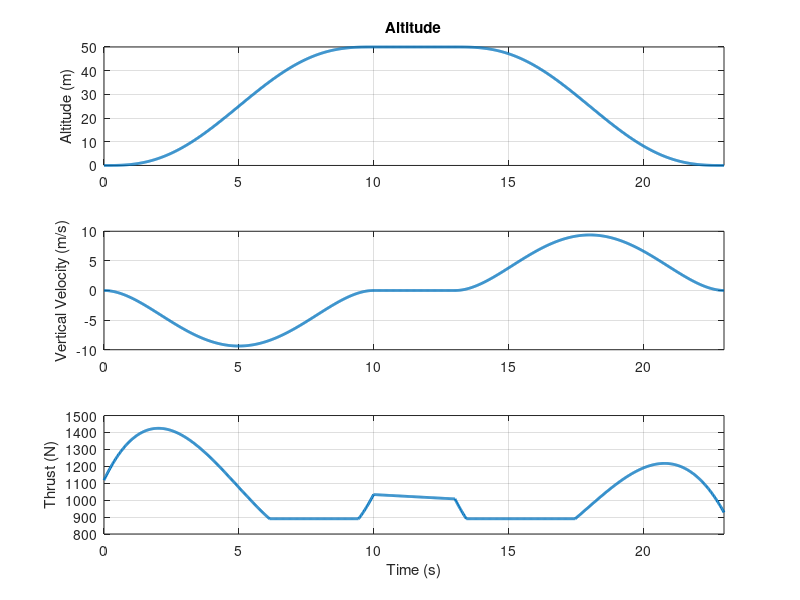
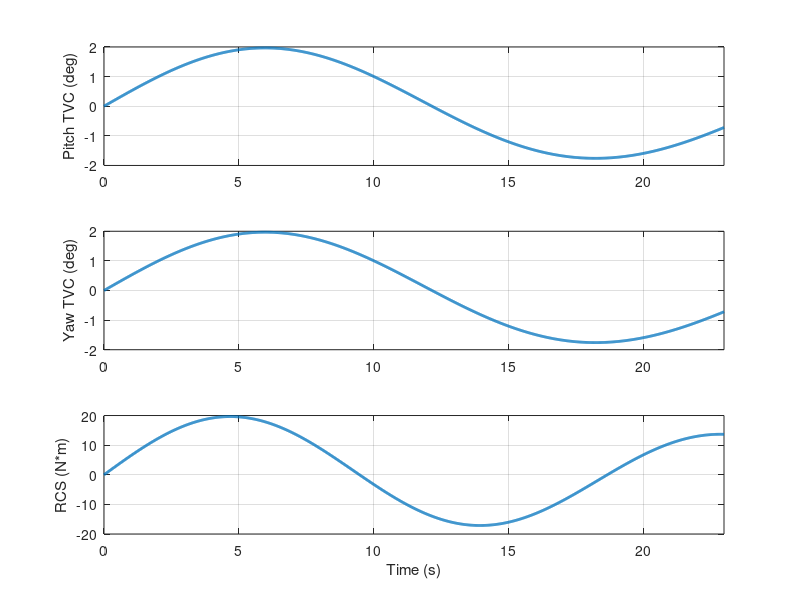
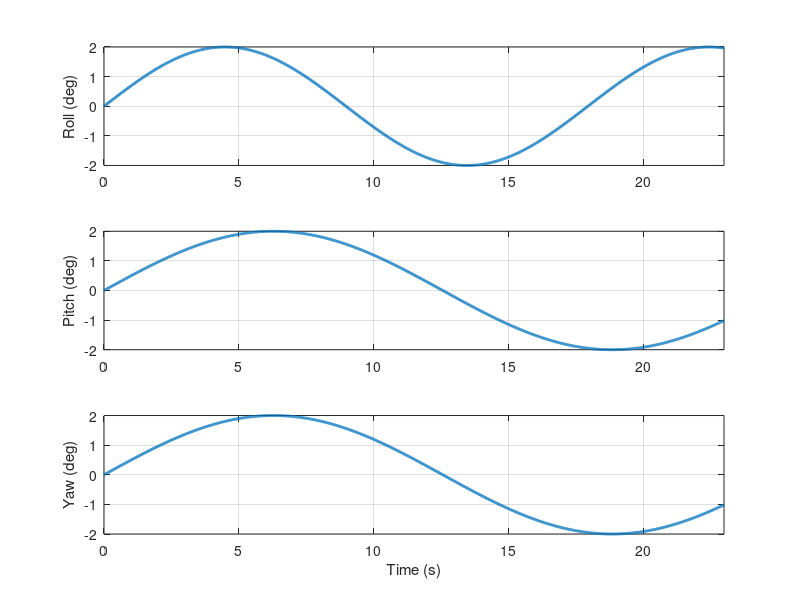
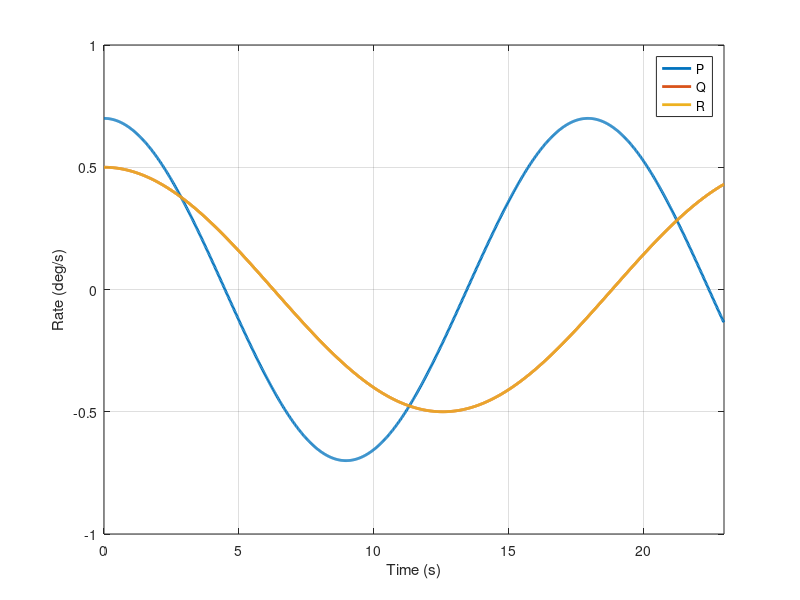

These charts were generated, in order, by the following MATLAB code:
function [Trajectory,unom,tgrid,m_profile,I_profile] = Trajectory3()

close all

%% VEHICLE PARAMETERS

m0 = 114;
mf = 94;
g  = 9.81;

Tmin = 890;
Tmax = 2400;

h_target = 50;

t_ascend  = 10;
t_hover   = 3;
t_descend = 10;

dt = 0.02;

%% TIME GRID

t1 = 0:dt:t_ascend;
t2 = t1(end)+dt:dt:t1(end)+t_hover;
t3 = t2(end)+dt:dt:t2(end)+t_descend;

tgrid = [t1 t2 t3]';
N = length(tgrid);

tf = tgrid(end);

%% MASS PROFILE

m_profile = m0 - (m0-mf)*(tgrid/tf);

%% INERTIA PROFILE

Ix0 = 1;
Iy0 = 40;
Iz0 = 40;

I_profile = zeros(3,3,N);

for i=1:N
    scale = m_profile(i)/m0;
    I_profile(:,:,i) = diag([Ix0 Iy0 Iz0])*scale;
end

%% MINIMUM JERK ALTITUDE

z  = zeros(N,1);
vz = zeros(N,1);
az = zeros(N,1);

% Ascent
for i = 1:length(t1)
    s = t1(i)/t_ascend;
    z(i)  = h_target*(10*s^3 - 15*s^4 + 6*s^5);
    vz(i) = h_target*(30*s^2 - 60*s^3 + 30*s^4)/t_ascend;
    az(i) = h_target*(60*s - 180*s^2 + 120*s^3)/t_ascend^2;
end

k = length(t1);

% Hover
for i = 1:length(t2)
    idx = k+i;
    z(idx)  = h_target;
    vz(idx) = 0;
    az(idx) = 0;
end

k = length(t1) + length(t2);

% Descent
for i = 1:length(t3)
    idx = k+i;
    s = (t3(i)-t3(1))/t_descend;
    z(idx)  = h_target*(1-(10*s^3-15*s^4+6*s^5));
    vz(idx) = -h_target*(30*s^2-60*s^3+30*s^4)/t_descend;
    az(idx) = -h_target*(60*s-180*s^2+120*s^3)/t_descend^2;
end

%% THRUST PROFILE (MASS DEPENDENT)
T = m_profile .* (g + az);
T = min(max(T,Tmin),Tmax);

%% ATTITUDE EXCITATION (aligned with controls)
roll_amp  = deg2rad(2);  % roll small for RCS
pitch_amp = deg2rad(2);  % pitch small for pitch TVC
yaw_amp   = deg2rad(2);  % yaw small for yaw TVC

roll  = roll_amp*sin(0.35*tgrid);   % RCS aligned with roll
pitch = pitch_amp*sin(0.25*tgrid);  % pitch TVC
yaw   = yaw_amp*sin(0.25*tgrid);    % yaw TVC

dt_grid = tgrid(2)-tgrid(1);
P = gradient(roll,dt_grid);
Q = gradient(pitch,dt_grid);
R = gradient(yaw,dt_grid);

%% QUATERNIONS
q = zeros(N,4);

for i = 1:N
    phi = roll(i);
    theta = pitch(i);
    psi = yaw(i);

    cy = cos(psi/2);
    sy = sin(psi/2);
    cp = cos(theta/2);
    sp = sin(theta/2);
    cr = cos(phi/2);
    sr = sin(phi/2);

    q(i,:) = [
        cr*cp*cy + sr*sp*sy
        sr*cp*cy - cr*sp*sy
        cr*sp*cy + sr*cp*sy
        cr*cp*sy - sr*sp*cy];
end

%% POSITION
A_lat = 0.01;  % m
f_lat = 0.1;   % rad/s
X = A_lat*sin(f_lat*tgrid);
Y = A_lat*sin(f_lat*tgrid);
Z = -z;
Vx = zeros(N,1);
Vy = zeros(N,1);
Vz = -vz;

%% CONTROL INPUTS (mostly aligned, but with small cross-coupling)
delta_p = 0.8*pitch + 0.1*yaw + 0.1*roll;  % pitch TVC
delta_y = 0.8*yaw   + 0.1*pitch + 0.1*roll; % yaw TVC
F_rcs   = 10*(0.8*roll  + 0.1*pitch + 0.1*yaw);  % RCS

%% OUTPUT ARRAYS
Trajectory = [
    X Y Z ...
    Vx Vy Vz ...
    P Q R ...
    q];

unom = [
    T ...
    delta_p ...
    delta_y ...
    F_rcs];

%% ======================== PLOTS ========================

tf = tgrid(end);

% 1) Altitude / Velocity / Thrust
figure('Name','Vertical Motion')
subplot(3,1,1)
plot(tgrid,-Z,'LineWidth',2)
ylabel('Altitude (m)'); title('Altitude'); grid on; xlim([0 tf])
subplot(3,1,2)
plot(tgrid,Vz,'LineWidth',2)
ylabel('Vertical Velocity (m/s)'); grid on; xlim([0 tf])
subplot(3,1,3)
plot(tgrid,T,'LineWidth',2)
ylabel('Thrust (N)'); xlabel('Time (s)'); grid on; xlim([0 tf])

% 2) Control Inputs
figure('Name','Control Inputs')
subplot(3,1,1)
plot(tgrid,rad2deg(delta_p),'LineWidth',2)
ylabel('Pitch TVC (deg)'); grid on; xlim([0 tf])
subplot(3,1,2)
plot(tgrid,rad2deg(delta_y),'LineWidth',2)
ylabel('Yaw TVC (deg)'); grid on; xlim([0 tf])
subplot(3,1,3)
plot(tgrid,rad2deg(F_rcs),'LineWidth',2)
ylabel('RCS (N*m)'); xlabel('Time (s)'); grid on; xlim([0 tf])

% 3) Attitude
figure('Name','Attitude')
subplot(3,1,1)
plot(tgrid,rad2deg(roll),'LineWidth',2)
ylabel('Roll (deg)'); grid on; xlim([0 tf])
subplot(3,1,2)
plot(tgrid,rad2deg(pitch),'LineWidth',2)
ylabel('Pitch (deg)'); grid on; xlim([0 tf])
subplot(3,1,3)
plot(tgrid,rad2deg(yaw),'LineWidth',2)
ylabel('Yaw (deg)'); xlabel('Time (s)'); grid on; xlim([0 tf])

% 4) Body Rates
figure('Name','Body Rates')
plot(tgrid,[P Q R]*180/pi,'LineWidth',2)
xlabel('Time (s)'); ylabel('Rate (deg/s)')
legend('P','Q','R'); grid on; xlim([0 tf])

% 5) Mass Profile
figure('Name','Mass Profile')
plot(tgrid,m_profile,'LineWidth',2)
xlabel('Time (s)'); ylabel('Mass (kg)'); grid on; xlim([0 tf])

% 6) 3D Trajectory
figure('Name','3D Trajectory')
plot3(X,Y,-Z,'LineWidth',2)
xlabel('X (m)'); ylabel('Y (m)'); zlabel('Altitude (m)')
title('Rocket Flight Path'); grid on; view(35,25)

end
